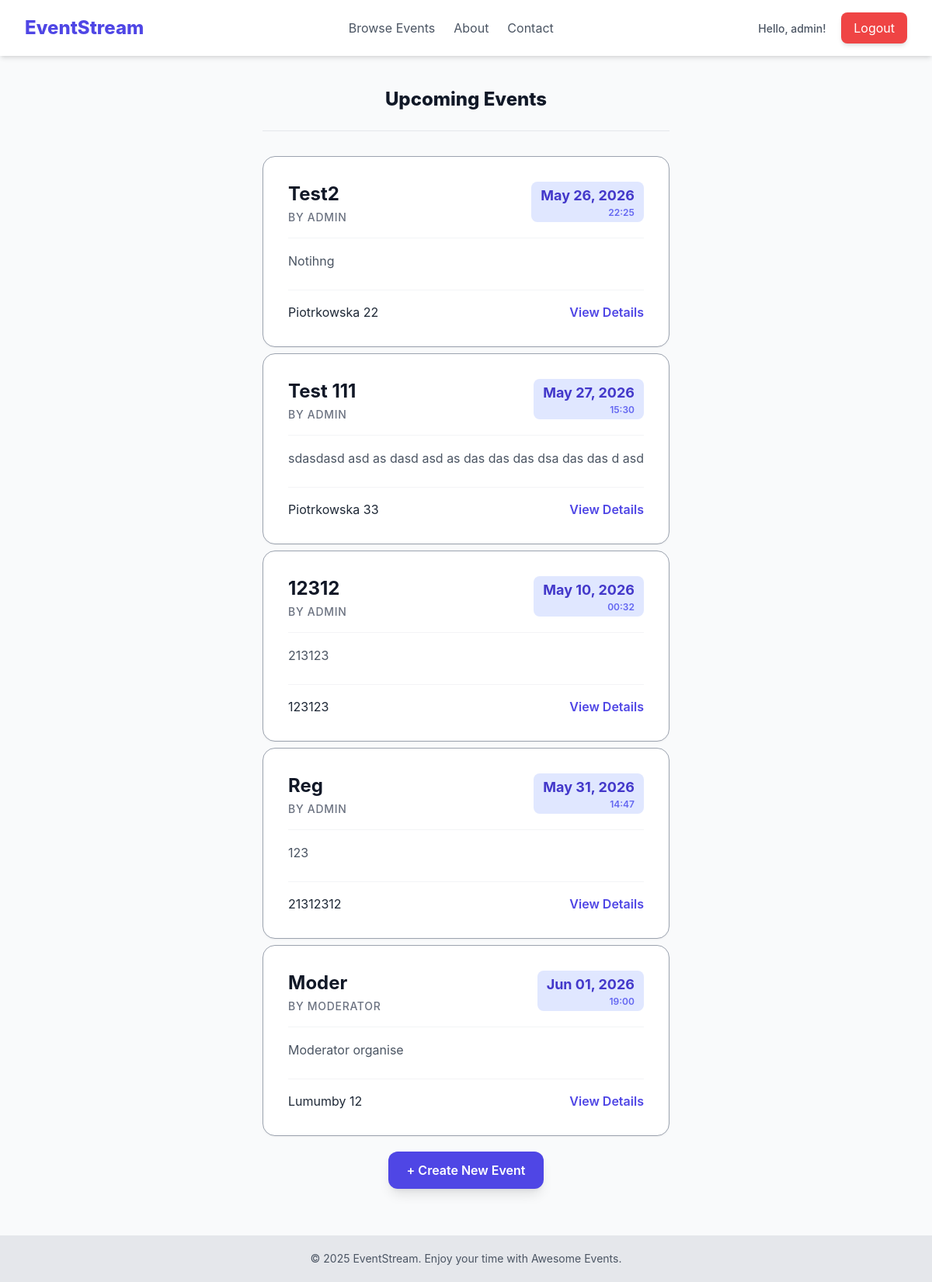
The app's page /events/ (signed in) with its own data.
### users/models.py (models this page shows, shortened)
class CustomUser(AbstractUser):
    username = models.CharField(max_length=200, unique=True)
    email = models.EmailField(null=True)
    first_name = models.CharField(max_length=20, blank=True)
    last_name = models.CharField(max_length=20, blank=True)
    is_moderator = models.BooleanField(
        default=False,
        help_text='User is moderator or not.'
    )

### events/models.py (models this page shows, shortened)
class Event(models.Model):
    title = models.CharField(max_length=200)
    description = models.TextField()
    location = models.CharField(max_length=255)
    date_time = models.DateTimeField()
    creator = models.ForeignKey(settings.AUTH_USER_MODEL, on_delete=models.CASCADE)
    created_at = models.DateTimeField(auto_now_add=True)
    updated_at = models.DateTimeField(auto_now=True)
    max_attendance = models.IntegerField(default=0, blank=True)

### events/views.py (the view)
# urls.py: path('', views.EventListView.as_view(), name='event_list'),
class EventListView(ListView):
    model = Event
    context_object_name = 'events'
    template_name = 'events/event_list.html'

### events/templates/events/event_list.html (shortened to what this page needs)
{% extends "base.html" %}
{% block content %}
    <div class="flex justify-between items-center mb-8 border-b border-gray-200 pb-6 flex-col items-center">
        <h1 class="text-center text-2xl font-extrabold text-gray-900">Upcoming Events</h1>
    </div>
    {% if events %}
        <div class="gap-2 grid">
            {% for event in events %}
                <div class="bg-white p-8 rounded-2xl shadow-sm border border-gray-400 hover:shadow-xl transition-shadow duration-300">
                    <div class="flex justify-between items-start mb-4">
                        <div>
                            <h2 class="text-2xl font-bold text-gray-900 hover:text-indigo-600 transition">
                                <a href="{% url 'event_detail' event.pk %}">{{ event.title }}</a>
                            </h2>
                            <p class="text-sm font-medium text-gray-500 mt-1 uppercase tracking-wider">
                                By {{ event.creator.username }}
                            </p>
                        </div>
                        <div class="text-right bg-indigo-100 px-3 py-1 rounded-lg">
                            <p class="text-lg font-bold text-indigo-700">{{ event.date_time|date:"M d, Y" }}</p>
                            <p class="text-xs font-semibold text-indigo-500">{{ event.date_time|time:"H:i" }}</p>
                        </div>
                    </div>
                    <div class="flex justify-between items-center pt-4 border-t border-gray-100">
                        <p class="text-gray-600 mb-6 line-clamp-3 leading-relaxed">{{ event.description }}</p>
                    </div>
                    <div class="flex justify-between items-center pt-4 border-t border-gray-100">
                        {{ event.location }}
                        <a href="{% url 'event_detail' event.pk %}" class="text-indigo-600 font-semibold hover:text-indigo-800 transition">
                            View Details
                        </a>
                    </div>
                </div>
            {% endfor %}
        </div>
    {% endif %}
    {% if events %}
    <div class="flex p-5 flex-col items-center">
        {% if user.is_authenticated and user.is_moderator %}
            <a href="{% url 'event_create' %}" class="px-6 py-3 bg-indigo-600 text-white font-semibold rounded-xl shadow-lg hover:bg-indigo-700 transition duration-200 transform hover:scale-105">
                + Create New Event
            </a>
        {% endif %}
    </div>
    {% endif %}
{% endblock %}

### templates/base.html (shortened to what this page needs)
<!DOCTYPE html>
<html lang="en">
<head>
    <script src="https://cdn.tailwindcss.com"></script>
</head>
<body class="min-h-screen bg-gray-50 text-gray-800 flex flex-col">
    <header class="bg-white shadow-md">
        <nav class="max-w-7xl mx-auto px-4 sm:px-6 lg:px-8 py-4 flex justify-between items-center">
            <a href="{% url 'home' %}" class="text-2xl font-extrabold text-indigo-600 hover:text-indigo-800 transition duration-150">
                EventStream
            </a>
            <div class="hidden md:flex space-x-6">
                <a href="{% url 'event_list' %}" class="text-gray-600 hover:text-indigo-600 transition duration-150">Browse Events</a>
                <a href="#" class="text-gray-600 hover:text-indigo-600 transition duration-150">About</a>
                <a href="#" class="text-gray-600 hover:text-indigo-600 transition duration-150">Contact</a>
            </div>
            <div class="space-x-4">
                {% if user.is_authenticated %}
                    <a href="#" class="text-sm font-medium text-gray-600 hover:text-indigo-600">
                        Hello, {{ user.username }}!
                    </a>
                    <form method="post" action="{% url 'logout' %}" class="inline-block">
                        <button type="submit"
                                class="py-2 px-4 bg-red-500 text-white rounded-lg shadow-md hover:bg-red-600 transition duration-150">
                            Logout
                        </button>
                    </form>
                {% endif %}
            </div>
        </nav>
    </header>
    <main class="flex-grow max-w-7xl mx-auto px-4 sm:px-6 lg:px-8 py-10">
        {% block content %}
        {% endblock %}
    </main>
    <footer class="bg-gray-200 text-gray-600 py-5 mt-auto">
        <div class="max-w-7xl mx-auto px-4 sm:px-6 lg:px-8 text-center text-sm">
            &copy; 2025 EventStream. Enjoy your time with Awesome Events.
        </div>
    </footer>
</body>
</html>

### templates/base.html (style rules this page uses)
body { font-family: 'Inter', sans-serif; }

### records on screen
CustomUser: username "admin"
Event: title "Test2", creator.username "ADMIN", date_time "May 26, 2026", date_time "22:25", description "Notihng", location "Piotrkowska 22"
Event: title "Test 111", creator.username "ADMIN", date_time "May 27, 2026", date_time "15:30", description "sdasdasd asd as dasd asd as das das das dsa das das d asd", location "Piotrkowska 33"
Event: title "12312", creator.username "ADMIN", date_time "May 10, 2026", date_time "00:32", description "213123", location "123123"
Event: title "Reg", creator.username "ADMIN", date_time "May 31, 2026", date_time "14:47", description "123", location "21312312"
Event: title "Moder", creator.username "MODERATOR", date_time "Jun 01, 2026", date_time "19:00", description "Moderator organise", location "Lumumby 12"
